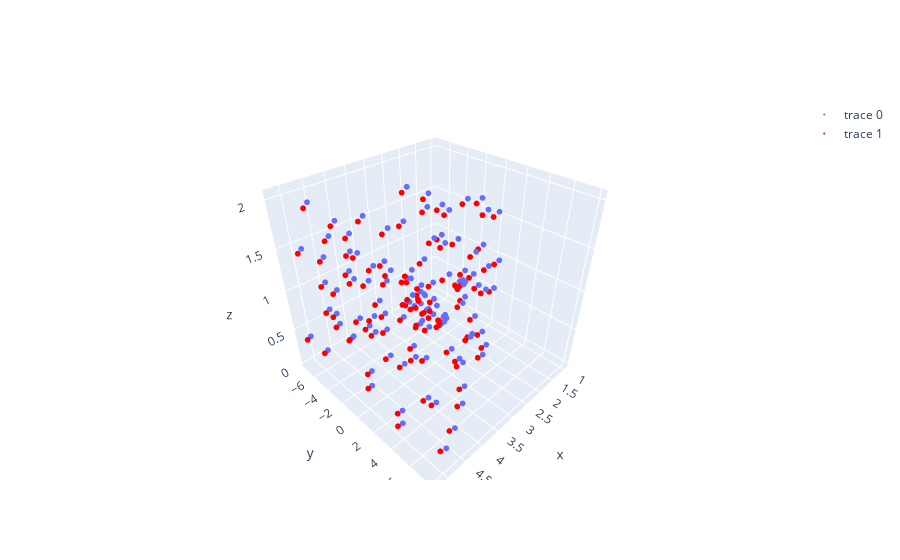

The notebook cell saved with this chart:
### Code cell
map = vo.get_map()
points = map['points']
appearances = map['appearances']
set_1 = {'points': points, 'appearances': appearances}

set_2 = {'points': [], 'appearances': []}
world = data.get_world()
for i in range(len(world)):
    landmark_position = world[i]['landmark_position']
    landmark_appearances = world[i]['landmark_appearance']
    set_2['points'].append(landmark_position)
    set_2['appearances'].append(landmark_appearances)

matches = vo.data_association(set_1, set_2)
map_points = matches['points_1']
world_points = matches['points_2']

x_coords = [point[0]*0.204 for point in map_points]
y_coords = [point[1]*0.204 for point in map_points]
z_coords = [point[2]*0.204 for point in map_points]

fig = go.Figure()
fig.add_trace(go.Scatter3d(x=x_coords, y=y_coords, z=z_coords, mode='markers', marker=dict(size=2)))

x_coords = [point[0] for point in world_points]
y_coords = [point[1] for point in world_points]
z_coords = [point[2] for point in world_points]

fig.add_trace(go.Scatter3d(x=x_coords, y=y_coords, z=z_coords, mode='markers', marker=dict(size=2, color='red')))
fig.show()
